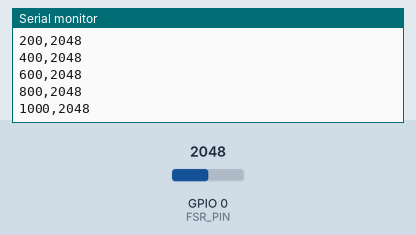
Recording of a sketch running on a simulated ESP32-C3. Parts: the last lines printed to the serial monitor. The test bench sets the inputs (shaded band); at power-on: GPIO 0 (FSR_PIN) = 2048 (analog values on the 0–4095 scale).

Above: at 1.2 s.
1.3 s: GPIO 0 (FSR_PIN) set to 2866
At 1.36 s:
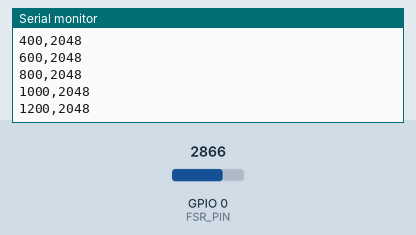
2.8 s: GPIO 0 (FSR_PIN) set to 3603
At 2.96 s:
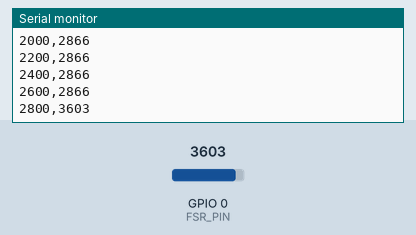
Timing chart, 0 to 5.8 s (numbered marks = the images above; inputs shaded):
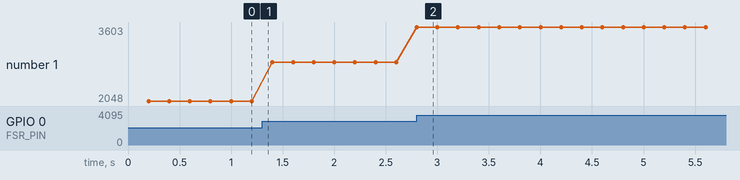

The sketch:

fsr_test.ino
```cpp
/*
 * FSR 402 압력센서 1개 테스트
 *
 * 연결: 3V3 ─ FSR ─ GPIO0 ─ 10kΩ 저항 ─ GND
 *
 * 실행 방법:
 * 1. Arduino IDE에서 이 파일을 연다.
 * 2. 보드를 ESP32C3 Dev Module, 포트를 COM3으로 선택한다.
 * 3. 업로드한 뒤 시리얼 모니터를 115200 baud로 연다.
 *
 * 출력 형식: 경과 시간(ms),센서 원시값(0~4095)
 * 예: 1200,1834
 */

const int FSR_PIN = 0;
const unsigned long SAMPLE_INTERVAL_MS = 200; // 0.2초마다 한 번 측정
unsigned long lastSampleTime = 0;

void setup() {
  Serial.begin(115200);
  analogReadResolution(12);
}

void loop() {
  unsigned long now = millis();

  if (now - lastSampleTime < SAMPLE_INTERVAL_MS) {
    return;
  }

  lastSampleTime = now;

  int rawValue = analogRead(FSR_PIN);
  Serial.print(now);
  Serial.print(',');
  Serial.println(rawValue);
}
```

Measured:
- after the input at 2.8 s, the serial monitor: prints a new line at once (image 2)
- plotted number 1: 2048 → 2866 after the input at 1.3 s, 2866 → 3603 after the input at 2.8 s
